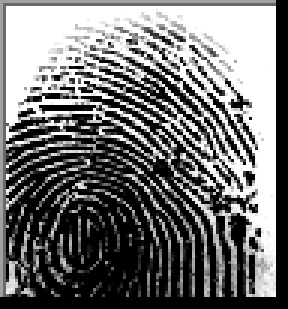
#> input picture Ex-1/TwentyFingerprints/1.BMP, 96 x 103 px (shown 3 times larger); its folder holds 4 pictures in this run
$ python Ex_1.py
#> lines starting #> are read from the running program, lines starting #| are printed output that depends on the picture; after the words box and inside, x2 and y2 are one past the last pixel; in counts of white or black regions, pixels touching at a corner belong together
# import necessary library
import matplotlib.pyplot as plt


from sklearn.metrics import mean_squared_error
import cv2
import PIL
import glob
import numpy as np
from scipy.ndimage import rotate

# Load 20 Images Of Folder Twenty

image_list = []
binary_image_list_20 = []
for filename in glob.glob('.\\TwentyFingerprints\\*.BMP'):
    im = cv2.imread(filename, cv2.IMREAD_GRAYSCALE)  # or im=Image.open(filename)
#> im is the input picture: shape (103, 96); min 0, max 255, mean 114.8
    image_list.append(im)
    # Convert 20 Image To Binary
    _, image_binary20 = cv2.threshold(im, 128, 255, cv2.THRESH_OTSU | cv2.THRESH_BINARY)
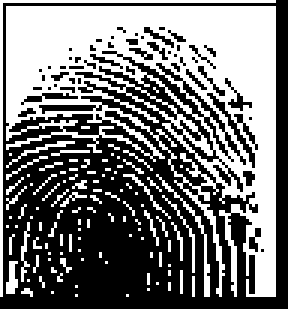
#> image_binary20: shape (103, 96) (shown 3 times larger); 46.2% white; 110 white regions (102 under 20 px), largest, box (x1, y1, x2, y2) and area: (2, 2, 92, 99) 3802, (0, 0, 92, 99) 190, (52, 58, 70, 99) 61
    binary_image_list_20.append(image_binary20)
#> pass 2 of the loop `for filename in glob.glob('.\\TwentyFingerprints\\*.BMP'):`:
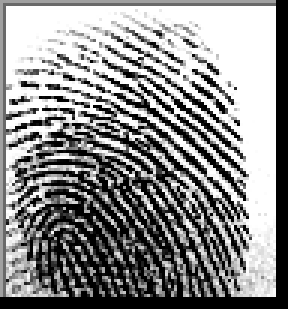
#> input picture Ex-1/TwentyFingerprints/10.BMP, 96 x 103 px (shown 3 times larger)
#> im is the input picture: shape (103, 96); min 0, max 255, mean 141.4
#> `_, image_binary20 = cv2.threshold(im, 128, 255, cv2.THRESH_OTSU | cv2...`:
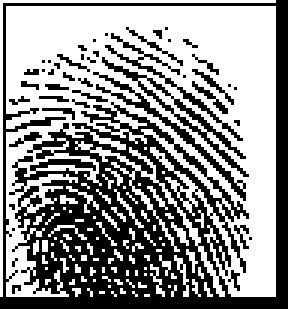
#> image_binary20: shape (103, 96) (shown 3 times larger); 56.9% white; 46 black regions (38 under 20 px), largest, box (x1, y1, x2, y2) and area: (0, 0, 96, 103) 3486, (34, 19, 83, 59) 182, (31, 24, 82, 67) 158
#> pass 3 of the loop `for filename in glob.glob('.\\TwentyFingerprints\\*.BMP'):`:
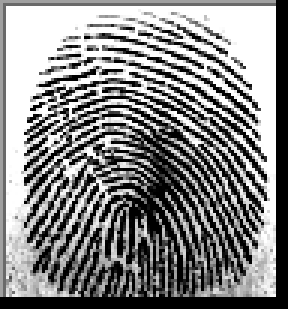
#> input picture Ex-1/TwentyFingerprints/11.BMP, 96 x 103 px (shown 3 times larger)
#> im is the input picture: shape (103, 96); min 0, max 255, mean 134.3
#> `_, image_binary20 = cv2.threshold(im, 128, 255, cv2.THRESH_OTSU | cv2...`:
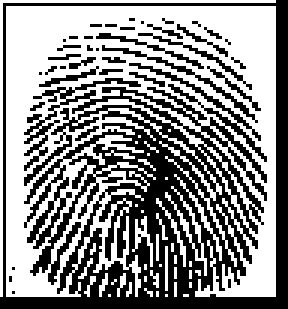
#> image_binary20: shape (103, 96) (shown 3 times larger); 55.2% white; 38 black regions (31 under 20 px), largest, box (x1, y1, x2, y2) and area: (0, 0, 96, 103) 3973, (34, 15, 86, 41) 87, (46, 11, 84, 30) 56
#> the loop made 4 passes; the first 3 are shown

# Load 3 Image Of Folder One
image_List_one = []
#> image_List_one = []
binary_image_list_one = []
for FName in glob.glob('.\\One\\*.BMP'):
    IM = cv2.imread(FName, cv2.IMREAD_GRAYSCALE)
    image_List_one.append(IM)
    # Convert 3 Image To Binary
    _, image_binary = cv2.threshold(IM, 128, 255, cv2.THRESH_BINARY | cv2.THRESH_OTSU)
    binary_image_list_one.append(image_binary)

# **************** for found which image needed rotate ***************
#> (the run stopped early here; a loop or call above may not have finished)
